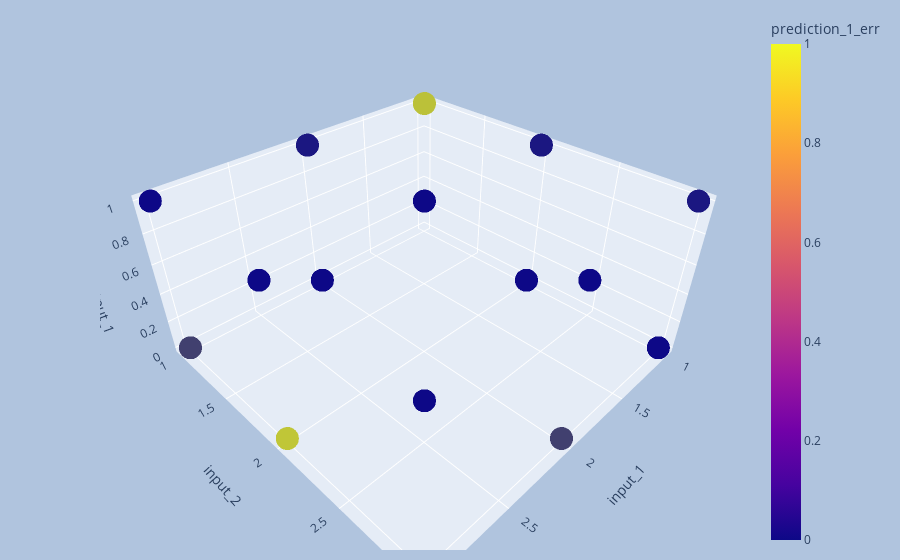

Notebook code cell kept with this figure:
### Code cell
interactive_3d_plot(val_df, 'input_1', 'input_2', 'output_1', 'prediction_1_err')

### Figure 1 — Plotly figure (JSON) as saved in the notebook; plotly's stock layout.template omitted (floating-point values rounded to 4 significant figures; data arrays with more than 128 entries replaced by an {"elided": "..."} marker saying what was removed)
{"data": [{"hovertemplate": "input_1=%{x}<br>input_2=%{y}<br>output_1=%{z}<br>prediction_1_err=%{marker.color}<extra></extra>", "legendgroup": "", "marker": {"color": {"elided": "432 int values"}, "coloraxis": "coloraxis", "opacity": 0.7, "symbol": "circle"}, "mode": "markers", "name": "", "scene": "scene", "showlegend": false, "type": "scatter3d", "x": {"elided": "432 int values"}, "y": {"elided": "432 int values"}, "z": {"elided": "432 int values"}}], "layout": {"coloraxis": {"colorbar": {"title": {"text": "prediction_1_err"}}, "colorscale": [[0, "#0d0887"], [0.1111, "#46039f"], [0.2222, "#7201a8"], [0.3333, "#9c179e"], [0.4444, "#bd3786"], [0.5556, "#d8576b"], [0.6667, "#ed7953"], [0.7778, "#fb9f3a"], [0.8889, "#fdca26"], [1, "#f0f921"]]}, "legend": {"tracegroupgap": 0}, "margin": {"b": 10, "l": 100, "r": 100, "t": 10}, "paper_bgcolor": "LightSteelBlue", "scene": {"domain": {"x": [0, 1], "y": [0, 1]}, "xaxis": {"title": {"text": "input_1"}}, "yaxis": {"title": {"text": "input_2"}}, "zaxis": {"title": {"text": "output_1"}}}}}
